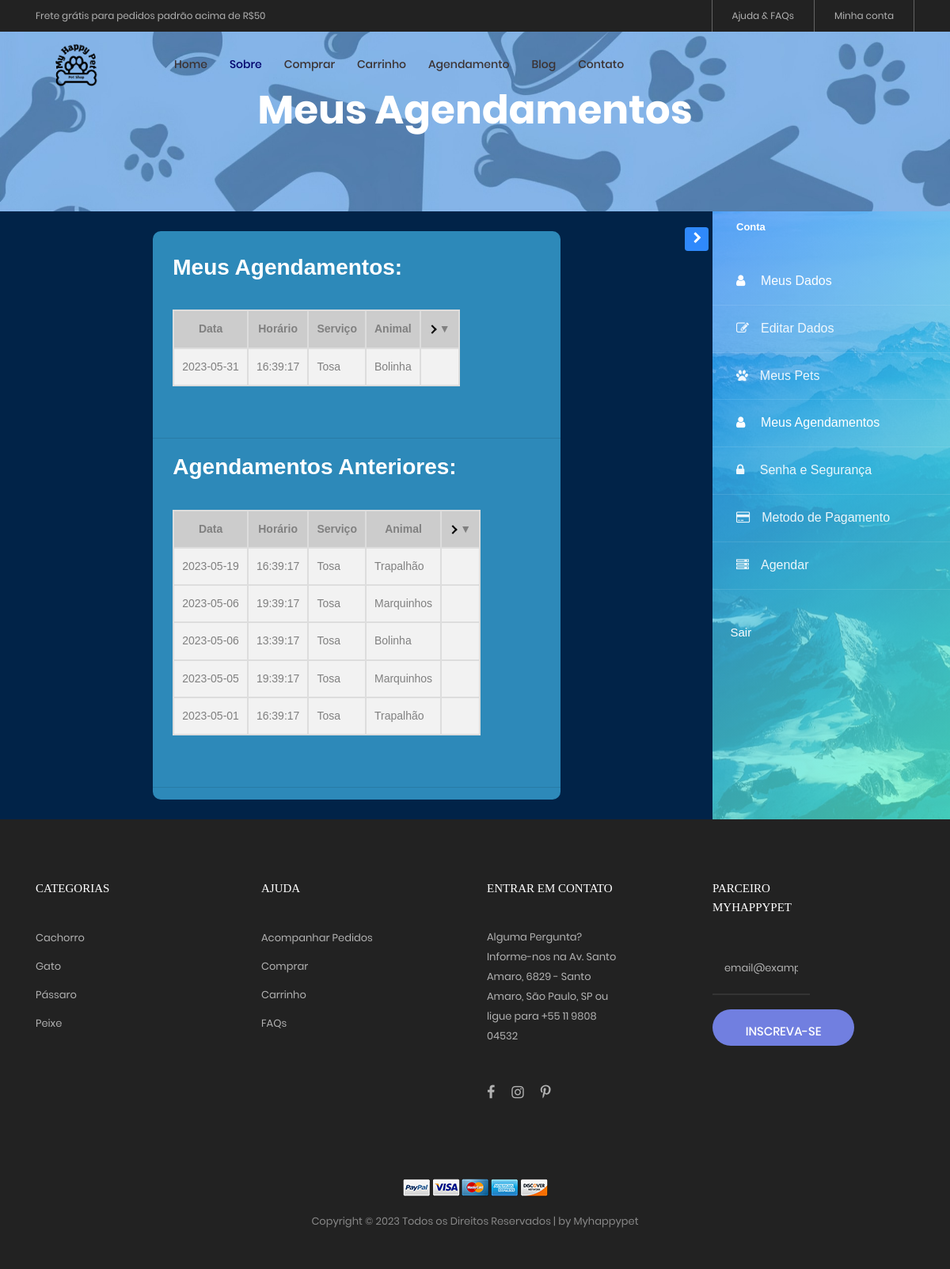
The page /meus_agendamentos.php (signed in) on the database as committed earlier.
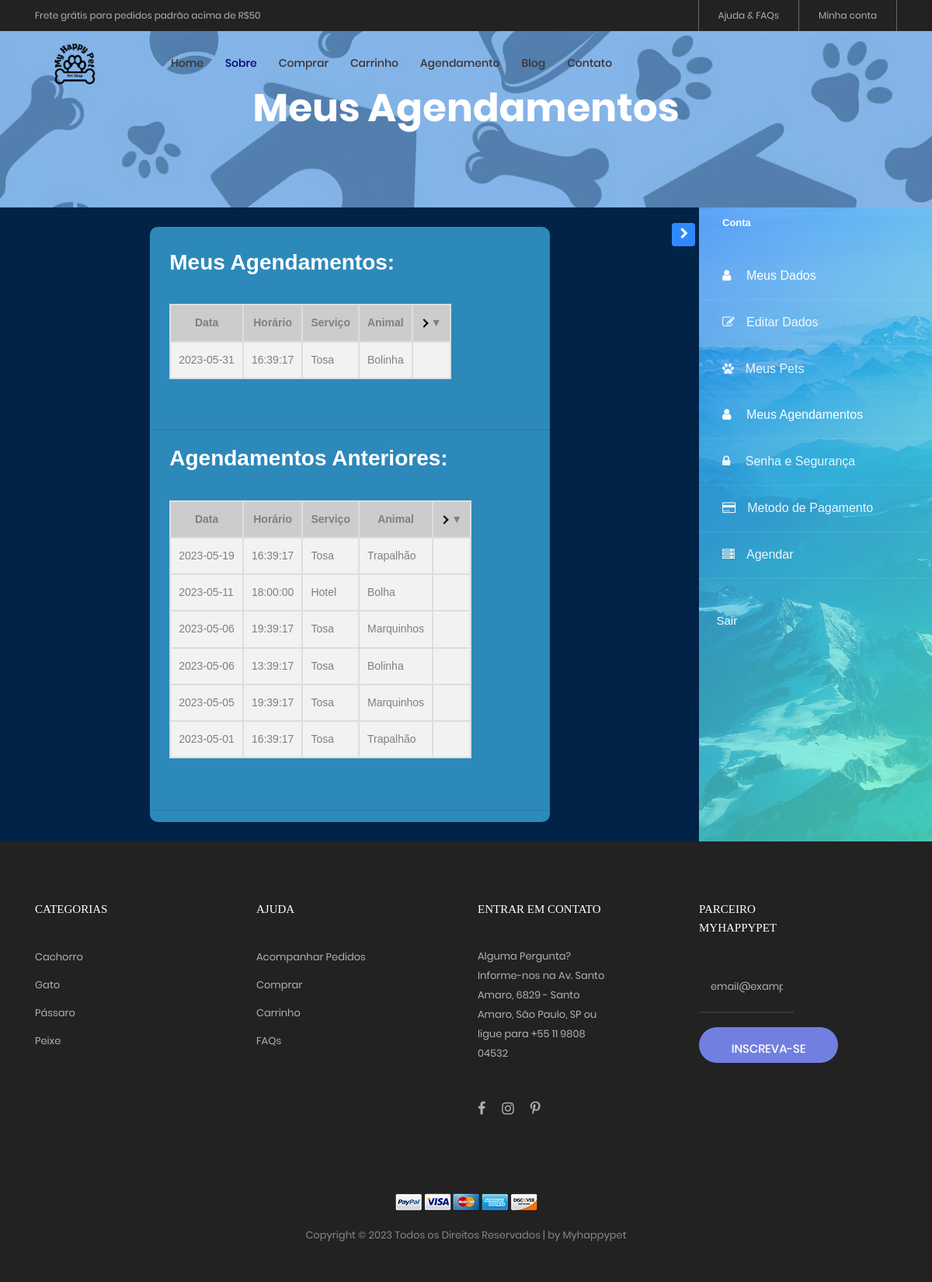
The same page on the database as committed later.
### tables this page shows
CREATE TABLE `agendamento` (
  `idAgendamento` int(10) NOT NULL,
  `id_cliente` int(10) DEFAULT NULL,
  `id_animal` int(10) DEFAULT NULL,
  `id_horario` int(10) DEFAULT NULL
);

CREATE TABLE `horarios_disponiveis` (
  `idHorario` int(10) NOT NULL,
  `id_funcionario` int(10) DEFAULT NULL,
  `data` date DEFAULT NULL,
  `horario` time DEFAULT NULL,
  `reservado` tinyint(1) DEFAULT NULL,
  `servico` varchar(50) DEFAULT NULL
);

CREATE TABLE `cadastro_pet` (
  `idPet` int(10) NOT NULL,
  `id_cliente` int(10) DEFAULT NULL,
  `nome_pet` varchar(50) DEFAULT NULL,
  `raca` varchar(20) DEFAULT NULL,
  `sexo_pet` varchar(50) DEFAULT NULL,
  `cor_pet` varchar(20) DEFAULT NULL,
  `data_nasc_pet` date DEFAULT NULL,
  `peso_pet` float(4,2) DEFAULT NULL,
  `data_cad_pet` datetime DEFAULT NULL
);

### meus_agendamentos.php (the view, shortened to what this page needs)
<?php
include_once('php/conexao.php');
?>
<?php
$id = $_SESSION['idCliente'];
?>
<!DOCTYPE html>
<html lang="pt-br">
<head>
	<link rel="stylesheet" type="text/css" href="vendor/bootstrap/css/bootstrap.min.css">
	<link rel="stylesheet" type="text/css" href="fonts/font-awesome-4.7.0/css/font-awesome.min.css">
	<link rel="stylesheet" type="text/css" href="fonts/iconic/css/material-design-iconic-font.min.css">
	<link rel="stylesheet" type="text/css" href="fonts/linearicons-v1.0.0/icon-font.min.css">
	<link rel="stylesheet" type="text/css" href="vendor/animate/animate.css">
	<link rel="stylesheet" type="text/css" href="vendor/css-hamburgers/hamburgers.min.css">
	<link rel="stylesheet" type="text/css" href="vendor/animsition/css/animsition.min.css">
	<link rel="stylesheet" type="text/css" href="vendor/select2/select2.min.css">
	<link rel="stylesheet" type="text/css" href="vendor/daterangepicker/daterangepicker.css">
	<link rel="stylesheet" type="text/css" href="vendor/slick/slick.css">
	<link rel="stylesheet" type="text/css" href="vendor/MagnificPopup/magnific-popup.css">
	<link rel="stylesheet" type="text/css" href="vendor/perfect-scrollbar/perfect-scrollbar.css">
	<link rel="stylesheet" type="text/css" href="css/util.css">
	<link rel="stylesheet" type="text/css" href="css/main.css">
	<link rel="stylesheet" href="https://stackpath.bootstrapcdn.com/font-awesome/4.7.0/css/font-awesome.min.css">
	<link rel="stylesheet" href="css/joao.css">
	<link rel="stylesheet" href="assets/css/style.css">
	<link rel="stylesheet" href="https://cdnjs.cloudflare.com/ajax/libs/animate.css/4.1.1/animate.min.css" />
	<link rel="stylesheet" type="text/css" href="vendor/bootstrap/css/boot.css" />
	<link rel="stylesheet" href="./css/style.css" />
</head>
<body class="animsition">
	<header>
		<div class="container-menu-desktop">
			<div class="top-bar">
				<div class="content-topbar flex-sb-m h-full container">
					<div class="left-top-bar">
						Frete grátis para pedidos padrão acima de R$50
					</div>
					<div class="right-top-bar flex-w h-full">
						<a href="ajuda.html" class="flex-c-m trans-04 p-lr-25">
							Ajuda & FAQs
						</a>
						<a href="php/checa_login.php" class="flex-c-m trans-04 p-lr-25">
							Minha conta
						</a>
					</div>
				</div>
			</div>
			<div class="wrap-menu-desktop">
				<nav class="limiter-menu-desktop container">
					<a href="index.html" class="logo">
						<img src="images/icons/logo.png" alt="IMG-LOGO">
					</a>
					<div class="menu-desktop">
						<ul class="main-menu">
							<li>
								<a href="index.html">Home</a>
							</li>
							<li class="active-menu">
								<a href="sobre.html">Sobre</a>
							</li>
							<li>
								<a href="comprar.html">Comprar</a>
							</li>
							<li>
								<a href="carrinho.html">Carrinho</a>
							</li>
							<li>
								<a href="agendamento.php">Agendamento</a>
							</li>
							<li>
								<a href="blog.html">Blog</a>
							</li>
							<li>
								<a href="contato.html">Contato</a>
							</li>
						</ul>
					</div>
				</nav>
			</div>
		</div>
	</header>
	<section class="bg-img1 txt-center p-lr-15 p-tb-92" style="background-image: url('images/bg-01.jpg');">
		<h2 class="ltext-105 cl0 txt-center">
			Meus Agendamentos
		</h2>
	</section>
	<div class="wrapper d-flex align-items-stretch">
		<nav id="sidebar" class="order-last" class="img" style="background-image: url(images/bg_1.jpg);">
			<div class="custom-menu">
				<button type="button" id="sidebarCollapse" class="btn btn-primary">
				</button>
			</div>
			<div class="">
				<h1><a href="index.html" class="logo"><span>Conta</span></a></h1>
				<ul class="list-unstyled components mb-5">
					<li class="active">
						<a href="meus_dados.php"><span class="fa fa-user mr-3"></span> Meus Dados</a>
					</li>
					<li>
						<a href="editar_dados.php"><span class="fa fa-edit mr-3"></span>Editar Dados</a>
					</li>
					<li>
						<a href="meus_pet.php"><span class="fa fa-paw mr-3"></span>Meus Pets</a>
					</li>
          <li class="active">
						<a href="meus_agendamentos.php"><span class="fa fa-user mr-3"></span> Meus Agendamentos</a>
					</li>
					<li>
						<a href="senha_seguranca.php"><span class="fa fa-lock mr-3"></span> Senha e Segurança</a>
					</li>
					<li>
						<a href="cartao.php"><span class="fa fa-credit-card mr-3"></span>Metodo de Pagamento</a>
					</li>
					<li>
						<a href="agendamento.php"><span class="fa fa-server mr-3"></span>Agendar</a>
					</li>
				</ul>
				<div class="mb-5 px-4">
					<a href="php/proc_logout.php" class="subscribe-form">
						<h3 class="h6 mb-3">Sair</h3>
					</a>
				</div>
			</div>
		</nav><br><br><br>
		<div class="wrapper d-flex justify-content-center" style="padding: 25px">
      <?php
        $select_agendamentos = "SELECT * FROM agendamento
        INNER JOIN cliente on id_cliente = idCliente
        INNER JOIN cadastro_pet on id_animal = idPet
        INNER JOIN horarios_disponiveis on id_horario = idHorario
        WHERE idCliente = $id AND data >= CURDATE()
        ORDER BY data ASC;";
        $querry_agendamentos = mysqli_query($conn, $select_agendamentos);
        $select_agendamentos_anterior = "SELECT * FROM agendamento
        INNER JOIN cliente on id_cliente = idCliente
        INNER JOIN cadastro_pet on id_animal = idPet
        INNER JOIN horarios_disponiveis on id_horario = idHorario
        WHERE idCliente = $id AND data < CURDATE()
        ORDER BY data DESC;";
        $querry_agendamentos_anterior = mysqli_query($conn, $select_agendamentos_anterior);
        if ($querry_agendamentos -> num_rows > 0){
          echo "<div id='div' style='width: 515px !important; margin-left: 0% !important'><br>";
          echo "<h2 id= agend>Meus Agendamentos:</h2><br>";
          echo "<table class='table-responsive'>
            <thead>
              <tr class='accordion'>
                <th>Data</th>
                <th>Horário</th>
                <th>Serviço</th>
                <th>Animal</th>
                <th class='toggle-arrow'>▼</th>
              </tr>
            </thead>
          ";
          while ($row_agendamentos = mysqli_fetch_assoc($querry_agendamentos)) {
            echo('
            <tbody class="visible">
              <tr>
                <td>'. $row_agendamentos["data"] .'</td>
                <td>'. $row_agendamentos["horario"] .'</td>
                <td>'. $row_agendamentos["servico"] .'</td>
                <td>'. $row_agendamentos["nome_pet"] .'</td>
                <td></td>
              </tr>
            </tbody>
              ');
          }
          echo "</table>
          <br><br>";
          echo "<hr>";
          echo "<h2 id= agend>Agendamentos Anteriores:</h2><br>";
          echo "<table class='table-responsive'>
            <thead>
              <tr class='accordion'>
                <th>Data</th>
                <th>Horário</th>
                <th>Serviço</th>
                <th>Animal</th>
                <th class='toggle-arrow'>▼</th>
              </tr>
            </thead>
          ";
          while ($row_agendamentos_anterior = mysqli_fetch_assoc($querry_agendamentos_anterior)) {
            echo('
            <tbody class="visible">
              <tr>
                <td>'. $row_agendamentos_anterior["data"] .'</td>
                <td>'. $row_agendamentos_anterior["horario"] .'</td>
                <td>'. $row_agendamentos_anterior["servico"] .'</td>
                <td>'. $row_agendamentos_anterior["nome_pet"] .'</td>
                <td></td>
              </tr>
            </tbody>
              ');
          }
          echo "</table>
          <br><br>";
          echo "<hr>";
          echo "</div>";
        }
        else{
          echo "<h2 style='color: white;'>Nenhum agendamento encontrado.</h2>";
        }
      ?>
				</div>
			</div>
	<footer class="bg3 p-t-75 p-b-32">
		<div class="container">
			<div class="row">
				<div class="col-sm-6 col-lg-3 p-b-50">
					<h4 class="stext-301 cl0 p-b-30">
						Categorias
					</h4>
					<ul>
						<li class="p-b-10">
							<a href="#" class="stext-107 cl7 hov-cl1 trans-04">
								Cachorro
							</a>
						</li>
						<li class="p-b-10">
							<a href="#" class="stext-107 cl7 hov-cl1 trans-04">
								Gato
							</a>
						</li>
						<li class="p-b-10">
							<a href="#" class="stext-107 cl7 hov-cl1 trans-04">
								Pássaro
							</a>
						</li>
						<li class="p-b-10">
							<a href="#" class="stext-107 cl7 hov-cl1 trans-04">
								Peixe
							</a>
						</li>
					</ul>
				</div>
				<div class="col-sm-6 col-lg-3 p-b-50">
					<h4 class="stext-301 cl0 p-b-30">
						Ajuda
					</h4>
					<ul>
						<li class="p-b-10">
							<a href="#" class="stext-107 cl7 hov-cl1 trans-04">
								Acompanhar Pedidos
							</a>
						</li>
						<li class="p-b-10">
							<a href="#" class="stext-107 cl7 hov-cl1 trans-04">
								Comprar
							</a>
						</li>
						<li class="p-b-10">
							<a href="#" class="stext-107 cl7 hov-cl1 trans-04">
								Carrinho
							</a>
						</li>
						<li class="p-b-10">
							<a href="#" class="stext-107 cl7 hov-cl1 trans-04">
								FAQs
							</a>
						</li>
					</ul>
				</div>
				<div class="col-sm-6 col-lg-3 p-b-50">
					<h4 class="stext-301 cl0 p-b-30">
						Entrar em contato
					</h4>
					<p class="stext-107 cl7 size-201">
						Alguma Pergunta? Informe-nos na Av. Santo Amaro, 6829 - Santo Amaro, São Paulo, SP ou ligue para
						+55 11 9808 04532
					</p>
					<div class="p-t-27">
						<a href="#" class="fs-18 cl7 hov-cl1 trans-04 m-r-16">
							<i class="fa fa-facebook"></i>
						</a>
						<a href="#" class="fs-18 cl7 hov-cl1 trans-04 m-r-16">
							<i class="fa fa-instagram"></i>
						</a>
						<a href="#" class="fs-18 cl7 hov-cl1 trans-04 m-r-16">
							<i class="fa fa-pinterest-p"></i>
						</a>
					</div>
				</div>
				<div class="col-sm-6 col-lg-3 p-b-50">
					<h4 class="stext-301 cl0 p-b-30">
						Parceiro Myhappypet
					</h4>
					<form>
						<div class="wrap-input1 w-full p-b-4">
							<input class="input1 bg-none plh1 stext-107 cl7" type="text" name="email"
								placeholder="email@example.com">
						</div>
						<div class="p-t-18">
							<button class="flex-c-m stext-101 cl0 size-103 bg1 bor1 hov-btn2 p-lr-15 trans-04">
								Inscreva-se
							</button>
						</div>
					</form>
				</div>
			</div>
			<div class="p-t-40">
				<div class="flex-c-m flex-w p-b-18">
					<a href="#" class="m-all-1">
						<img src="images/icons/icon-pay-01.png" alt="ICON-PAY">
					</a>
					<a href="#" class="m-all-1">
						<img src="images/icons/icon-pay-02.png" alt="ICON-PAY">
					</a>
					<a href="#" class="m-all-1">
						<img src="images/icons/icon-pay-03.png" alt="ICON-PAY">
					</a>
					<a href="#" class="m-all-1">
						<img src="images/icons/icon-pay-04.png" alt="ICON-PAY">
					</a>
					<a href="#" class="m-all-1">
						<img src="images/icons/icon-pay-05.png" alt="ICON-PAY">
					</a>
				</div>
				<p class="stext-107 cl6 txt-center">
					Copyright &copy;
					<script>document.write(new Date().getFullYear());</script> Todos os Direitos Reservados | by
					Myhappypet</a>
				</p>
			</div>
		</div>
	</footer>
</body>
</html>

### css/main.css (style rules this page uses)
.container { max-width: 1380px; }
@media (max-width: 1600px) { .container { max-width: 1200px; } }
.container-menu-desktop { height: auto; width: 100%; position: relative; -webkit-transition: all 0.3s; -o-transition: all 0.3s; -moz-transition: all 0.3s; transition: all 0.3s; }
.top-bar { height: 40px; background-color: #222; }
.left-top-bar { font-family: Poppins-Regular; font-size: 12px; line-height: 1.8; color: #b2b2b2; }
.right-top-bar a { font-family: Poppins-Regular; font-size: 12px; line-height: 1.8; height: 100%; color: #b2b2b2; border-right: 1px solid rgba(255,255,255,0.3); }
.right-top-bar a:first-child { border-left: 1px solid rgba(255,255,255,0.3); }
.wrap-menu-desktop { position: fixed; z-index: 1100; background-color: transparent; width: 100%; height: 84px; top: 40px; left: 0px; -webkit-transition: height 0.3s, background-color 0.3s; -o-transition: height 0.3s, background-color 0.3s; -moz-transition: height 0.3s, background-color 0.3s; transition: height 0.3s, background-color 0.3s; }
.limiter-menu-desktop { height: 100%; display: -webkit-box; display: -webkit-flex; display: -moz-box; display: -ms-flexbox; display: flex; align-items: center; background-color: transparent; }
.logo { display: -webkit-box; display: -webkit-flex; display: -moz-box; display: -ms-flexbox; display: flex; align-items: center; height: 65%; margin-right: 55px; }
.logo img { max-width: 100%; max-height: 100%; }
.menu-desktop { display: -webkit-box; display: -webkit-flex; display: -moz-box; display: -ms-flexbox; display: flex; align-items: center; height: 100%; }
.main-menu { list-style-type: none; margin: 0; display: -webkit-box; display: -webkit-flex; display: -moz-box; display: -ms-flexbox; display: flex; align-items: center; }
.main-menu > li { display: block; position: relative; padding: 20px 10px 20px 0px; margin: 0px 4px 0px 14px; }
.main-menu > li > a { font-family: Poppins-Medium; color: #3b3232; padding: 5px 0px; transition: all 0.4s; -webkit-transition: all 0.4s; -o-transition: all 0.4s; -moz-transition: all 0.4s; }
.main-menu > li.active-menu > a { color: #00026d; }
.cl0 { color: #fff; }
.cl6 { color: #888; }
.cl7 { color: #b2b2b2; }
.stext-101 { font-family: Poppins-Medium; font-size: 15px; line-height: 1.466667; text-transform: uppercase; }
.stext-107 { font-family: Poppins-Regular; font-size: 13px; line-height: 1.923; }
.stext-301 { font-family: Montserrat-Bold; font-size: 15px; line-height: 1.6; text-transform: uppercase; }
.ltext-105 { font-family: Poppins-Bold; font-size: 50px; line-height: 1.1; }
.size-103 { min-width: 179px; height: 46px; }
.size-201 { max-width: 270px; }
.bg-none { background-color: transparent; }
.bg1 { background-color: #717fe0; }
.bg3 { background-color: #222; }
.bg-img1 { background-size: cover; background-position: center center; background-repeat: no-repeat; }
.bor1 { border-radius: 23px; }
.wrap-input1 { position: relative; border-bottom: 2px solid rgba(204,204,204, 0.1); }
.input1 { background-color: transparent; width: 100%; }

### css/style.css (style rules this page uses)
body { background-color: var(--bodyColor); }
.wrapper { display: grid; background-color: #012348; }

Rows that differ between the two databases and show on the page:
added agendamento: id_horario.data "2023-05-11", id_horario.horario "18:00:00", id_horario.servico "Hotel", id_animal.nome_pet "Bolha", shown under "Agendamentos Anteriores:"
